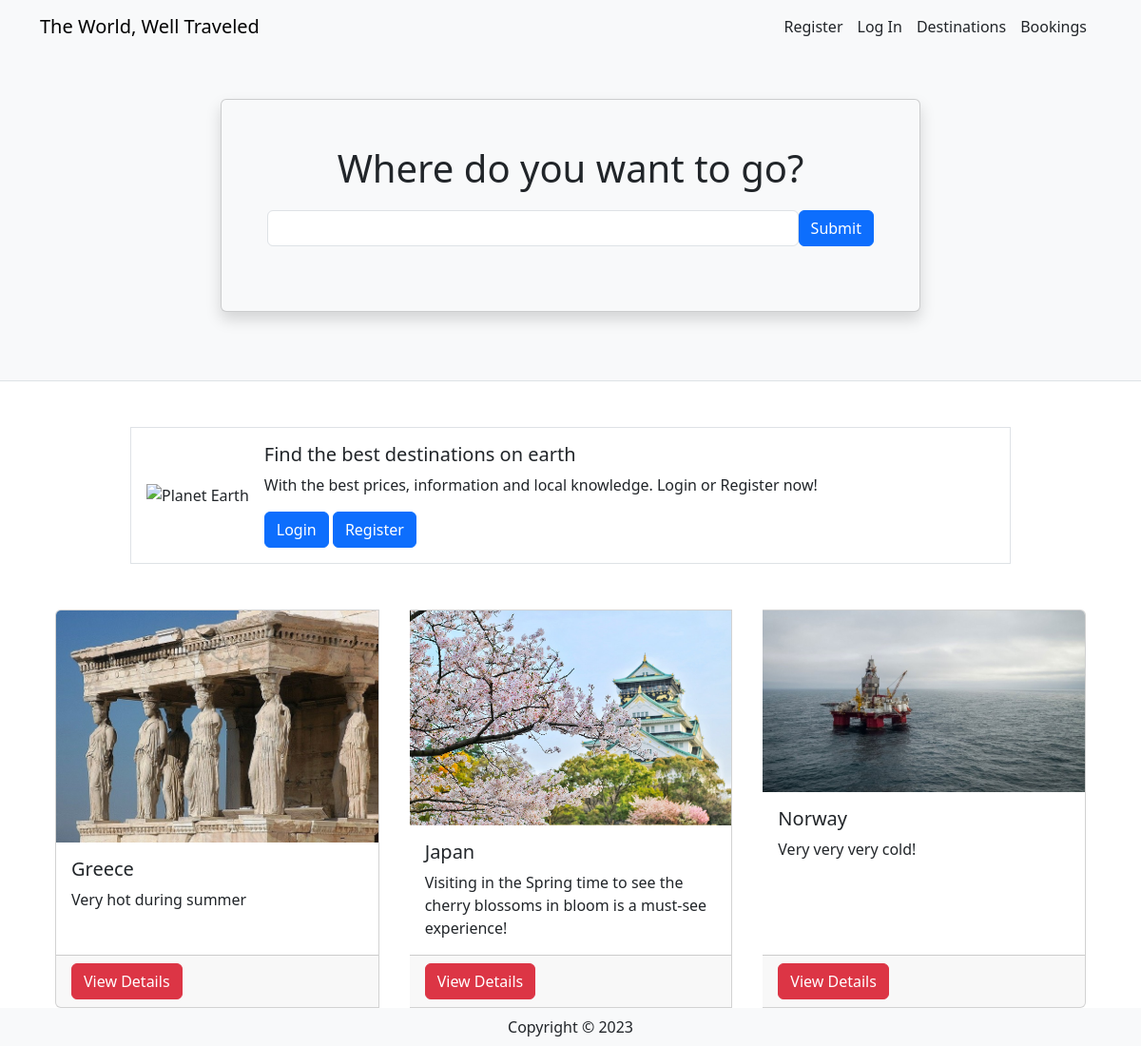
Before: / with the older database file.
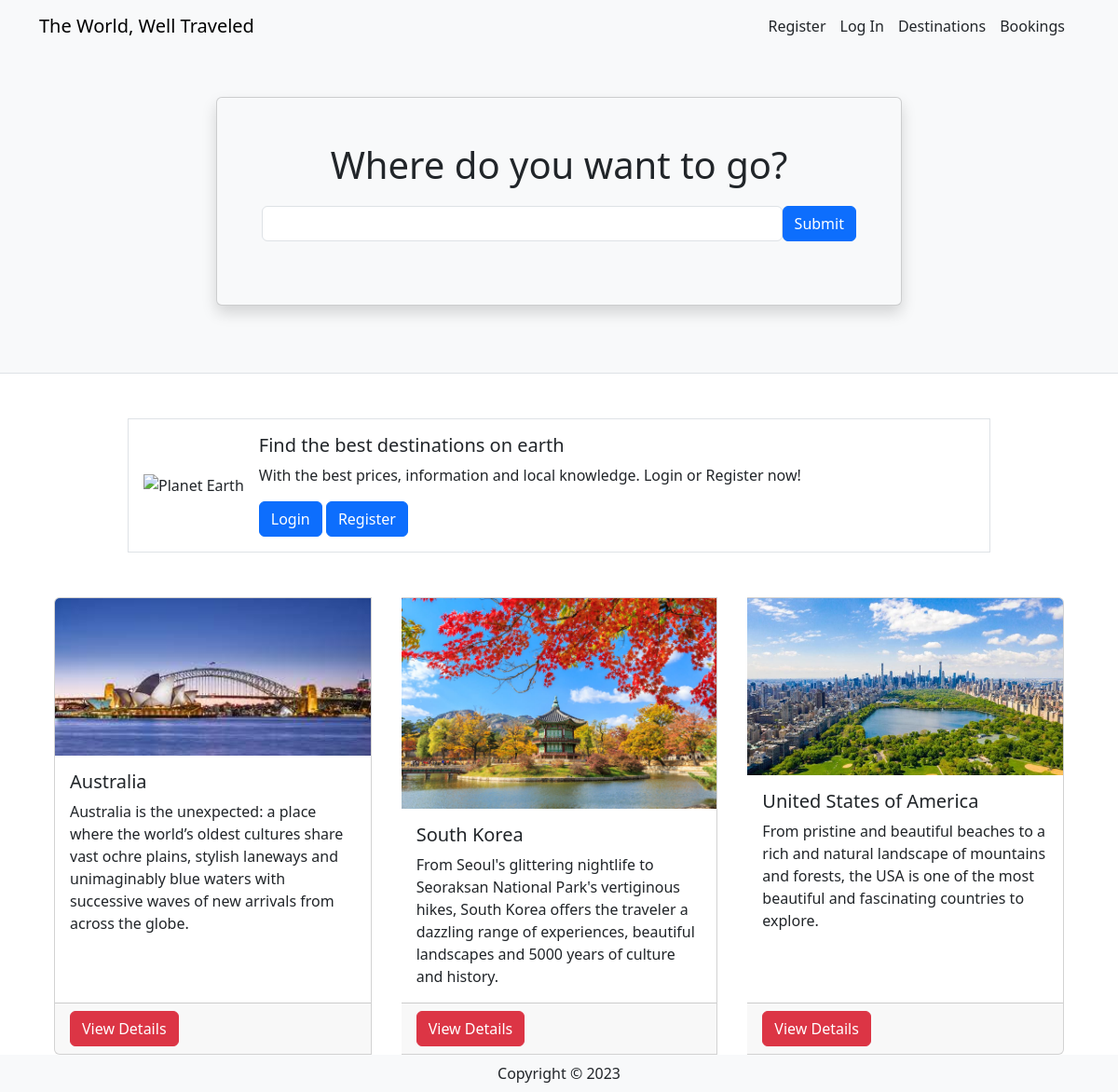
After: the same page with the newer database file.
### travel/models.py (models this page shows, shortened)
class Destination(db.Model):
    __tablename__ = 'destinations'
    id = db.Column(db.Integer, primary_key=True)
    name = db.Column(db.String(80))
    description = db.Column(db.String(200))
    image = db.Column(db.String(400))
    currency = db.Column(db.String(3))
    comments = db.relationship('Comment', backref='destination')  # Relationship with comments

### travel/views.py (the view)
@mainbp.route('/')
def index():
    destinations = db.session.scalars(db.select(Destination)).all()
    return render_template('index.html', destinations=destinations)

### travel/templates/index.html (shortened to what this page needs)
{% extends 'base.html' %}
{% block header %}
      <div class="container">
         <div class="row justify-content-center mt-5 pb-4">
            <div class="col-md-8">
               <div class="card shadow p-5 mb-5 bg-light">
                  <h1 class="text-center mb-3">Where do you want to go?</h1>
                  <form class="form-inline d-flex flex-nowrap" action="{{url_for('main.search')}}" >
                     <input type="text" name="search" class="form-control flex-grow-1 my-1 mr-sm-2" id="SearchForm">
                     <button type="submit" class="flex-shrink-1 btn btn-primary my-1">Submit</button>
                   </form>
               </div>
            </div>
         </div>
      </div>
{% endblock %}
{% block content %}
      <div class="container">
         <div class="row mt-5 mb-5 justify-content-center">
            <div class="col-md-10">
               <div class="media border p-3 d-flex justify-content-start">
                  <img class="align-self-center me-3" style="max-width:120px"
                     src="https://upload.wikimedia.org/wikipedia/commons/thumb/2/22/Earth_Western_Hemisphere_transparent_background.png/600px-Earth_Western_Hemisphere_transparent_background.png"
                     alt="Planet Earth">
                  <div class="align-self-center media-body">
                     {% if current_user.is_authenticated %}
                        <h5 class="mt-0">Welcome {{current_user.name}} - to travel! Select from the destinations below, to look at more information. Or, alternatively, take a seach aboove to find what you're looking for.</h5>
                     {% else %}
                        <h5 class="mt-0">Find the best destinations on earth</h5>
                        <p class="d-none d-sm-block">With the best prices, information and local knowledge. Login or Register now!</p>
                        <a href="/login" class="btn btn-primary">Login</a>
                        <a href="/register" class="btn btn-primary">Register</a>
                  {% endif %}
                 </div>
               </div>
            </div>
         </div>
         <div class="card-group">
            {% for destination in destinations %}
            <div class="card mx-3">
               <img class="card-img-top"
                  src="{{ destination.image }}" alt="{{ destination.name }} picture">
               <div class="card-body">
                  <h5 class="card-title">{{ destination.name }}</h5>
                  <p class="card-text">{{ destination.description }}</p>
               </div>
               <div class="card-footer"><a href="{{ url_for('destination.show', id=destination.id) }}" class ="btn btn-danger"> View Details </a></div>
            </div>
            {% endfor %}
         </div>
      </div>
{% endblock %}

### travel/templates/base.html (shortened to what this page needs)
<html>
<head>
   <link href="https://cdn.jsdelivr.net/npm/bootstrap@5.3.2/dist/css/bootstrap.min.css" rel="stylesheet">
</head>
<body>
   <header class="bg-light border-bottom">
      <nav class="navbar navbar-expand-lg navbar-light bg-light">
         <div class="container">
            <a href="/" class="navbar-brand">The World, Well Traveled</a>
            <div class="collapse navbar-collapse justify-content-end" id="navbarSupportedContent">
                  {% if current_user.is_authenticated %}
                     <a class="nav-item nav-link disabled text-muted" href="#">Welcome {{current_user.name}}</a>
                     <a class="nav-item nav-link" href="{{ url_for('auth.logout') }}">Log Out</a>
                  {% else %}
                     <a class="nav-item nav-link" href="{{ url_for('auth.register') }}">Register</a>
                     <a class="nav-item nav-link" href="{{ url_for('auth.login') }}">Log In</a>
                  {% endif %}
                  <a class="nav-item nav-link" href="{{ url_for('destination.create') }}">Destinations</a>
                  <a class="nav-item nav-link" href="#">Bookings</a>
               </div>
            </div>
      </nav>
      {% block header %}
      {% endblock %}
   </header>
   {% block content %}
   {% endblock %}
    <footer class="footer">
        <div class="text-center py-2 bg-light">
            <span class="text-dark">Copyright &copy; {{ year }}</span>
        </div>
    </footer>
   </body>
</html>

### travel/templates/base.html (style rules this page uses)
.nav-link { margin-right: 15px; }

Changed rows visible on the page:
removed Destination: image (picture), name "Greece", description "Very hot during summer"
removed Destination: image (picture), name "Japan", description "Visiting in the Spring time to see the cherry blossoms in bloom is a must-see experience!"
removed Destination: image (picture), name "Norway", description "Very very very cold!"
added Destination: image (picture), name "Australia", description "Australia is the unexpected: a place where the world’s oldest cultures share vast ochre plains, stylish laneways and unimaginably blue waters with successive waves of new arrivals from across the globe."
added Destination: image (picture), name "South Korea", description "From Seoul's glittering nightlife to Seoraksan National Park's vertiginous hikes, South Korea offers the traveler a dazzling range of experiences, beautiful landscapes and 5000 years of culture and history."
added Destination: image (picture), name "United States of America", description "From pristine and beautiful beaches to a rich and natural landscape of mountains and forests, the USA is one of the most beautiful and fascinating countries to explore."
